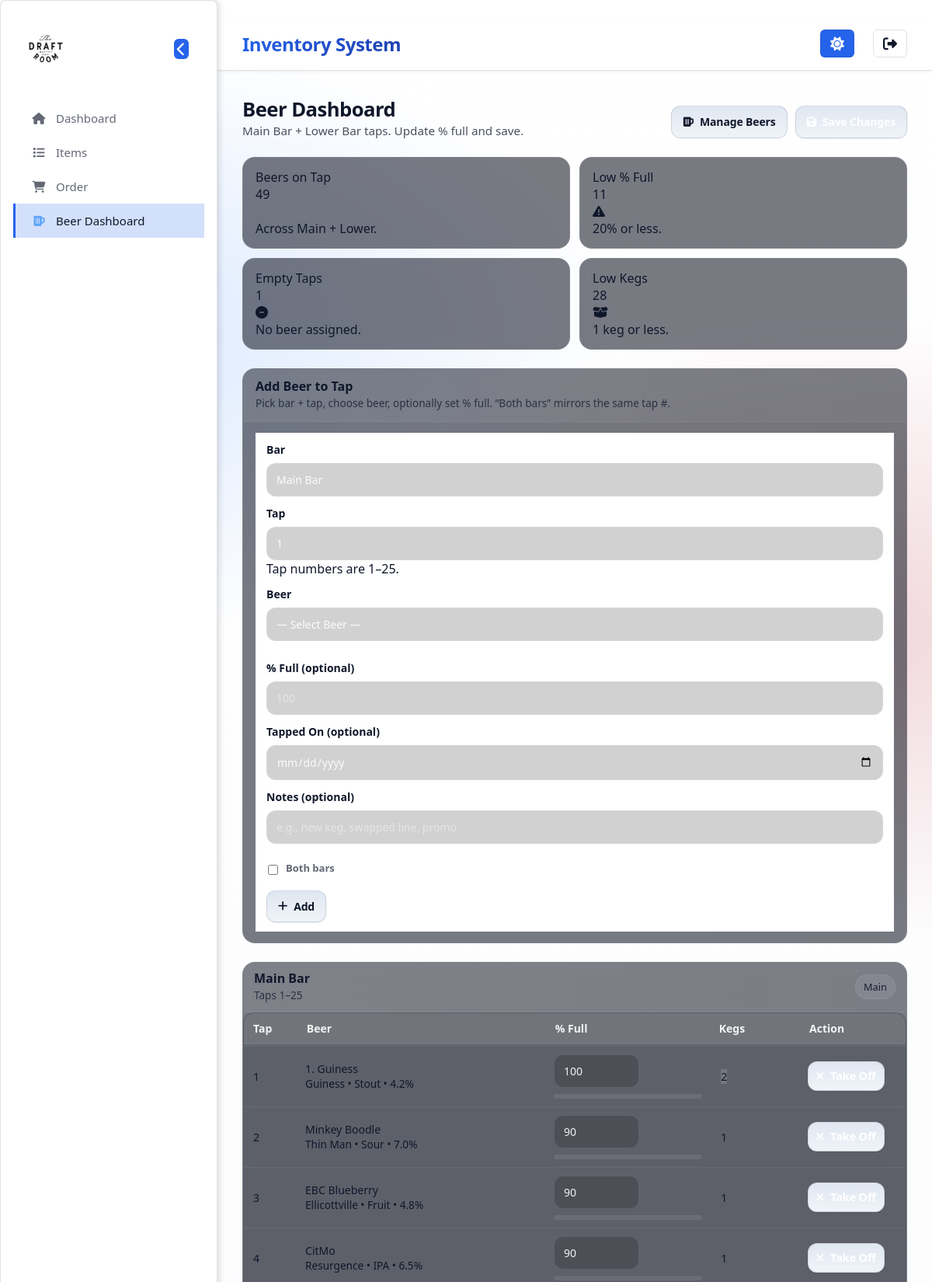
Screenshot of /beers/dashboard (upper part) with the database file from the repository.
### app.py (models this page shows)
class BeerTap(db.Model):
    __tablename__ = "beer_taps"
    id = db.Column(db.Integer, primary_key=True)
    bar_location = db.Column(db.String(20), nullable=False)
    beer_id = db.Column(db.Integer, db.ForeignKey("beers.id"), nullable=True)
    percent_remaining = db.Column(db.Integer, nullable=False, default=100)
    tapped_on = db.Column(db.Date, nullable=True)
    notes = db.Column(db.Text, nullable=True)
    updated_at = db.Column(db.DateTime, nullable=False, default=datetime.utcnow, onupdate=datetime.utcnow)

class Beer(db.Model):
    __tablename__ = "beers"
    id = db.Column(db.Integer, primary_key=True)
    name = db.Column(db.String(200), nullable=False)
    brewery = db.Column(db.String(200), nullable=True)
    style = db.Column(db.String(120), nullable=True)
    abv = db.Column(db.Float, nullable=True)
    cost = db.Column(db.Float, nullable=True)          # cost per keg
    price = db.Column(db.Float, nullable=True)         # selling price per pour
    keg_size = db.Column(db.String(40), nullable=True)
    cups_per_keg = db.Column(db.Integer, nullable=True)
    on_hand_kegs = db.Column(db.Integer, nullable=False, default=0)
    created_at = db.Column(db.DateTime, nullable=False, default=datetime.utcnow)
    taps = db.relationship("BeerTap", backref="beer", lazy=True)

### app.py (the view)
@app.route("/beers/dashboard", methods=["GET"])
def beers_dashboard():
    ensure_beer_taps()
    beers = Beer.query.order_by(Beer.brewery.asc().nullslast(), Beer.name.asc()).all()
    main_taps = BeerTap.query.filter_by(bar_location="main").order_by(BeerTap.id.asc()).all()
    lower_taps = BeerTap.query.filter_by(bar_location="lower").order_by(BeerTap.id.asc()).all()
    return render_template(
        "beers_dashboard.html",
        beers=beers,
        main_taps=main_taps,
        lower_taps=lower_taps
    )

### app.py (called while the page is built)
@app.before_request
def add_security_headers():
    pass  # Headers added in after_request

@app.after_request
def add_security_headers_response(response):
    response.headers["X-Frame-Options"] = "SAMEORIGIN"
    response.headers["X-XSS-Protection"] = "1; mode=block"
    response.headers["X-Content-Type-Options"] = "nosniff"
    response.headers["Content-Security-Policy"] = (
        "default-src 'self'; "
        "script-src 'self' https://cdnjs.cloudflare.com; "
        "style-src 'self' 'unsafe-inline' https://cdnjs.cloudflare.com; "
        "font-src 'self' https://cdnjs.cloudflare.com; "
        "img-src 'self' data:; "
        "connect-src 'self'; "
        "frame-ancestors 'self'"
    )
    response.headers["Referrer-Policy"] = "strict-origin-when-cross-origin"
    response.headers["Permissions-Policy"] = (
        "geolocation=(), "
        "microphone=(), "
        "camera=(), "
        "payment=()"
    )
    return response

def role_rank(role: str | None) -> int:
    if not role:
        return 0
    return ROLE_RANK.get(role.strip().lower(), 0)

def current_user() -> Optional["User"]:
    uid = session.get("user_id")
    if not uid:
        return None
    try:
        return User.query.get(int(uid))
    except Exception:
        return None

def current_user_role() -> str:
    if session.get("break_glass_admin") is True:
        return "admin"
    u = current_user()
    if not u:
        return ""
    return (u.role or "").lower()

def can_manage_users() -> bool:
    return current_user_role() == "admin"

def can_edit_inventory() -> bool:
    return role_rank(current_user_role()) >= ROLE_RANK["manager"]

@app.context_processor
def inject_user():
    u = current_user()
    return {
        "current_user": u,
        "auth_user": u,
        "auth_break_glass": bool(session.get("break_glass_admin") is True),
        "auth_role": current_user_role(),
        "can_edit_inventory": can_edit_inventory(),
        "can_manage_users": can_manage_users(),
    }

def ensure_beer_taps():
    for bar in ["main", "lower"]:
        existing = BeerTap.query.filter_by(bar_location=bar).count()
        if existing < 25:
            for _ in range(25 - existing):
                db.session.add(BeerTap(bar_location=bar, beer_id=None, percent_remaining=100))
            db.session.commit()

### templates/beers_dashboard.html (shortened to what this page needs)
{% extends "base.html" %}
{% block content %}
{% set ns = namespace(total_on_tap=0, low_percent=0, empty_taps=0, low_kegs=0) %}
{% for t in main_taps %}
  {% if t.beer %}
    {% set ns.total_on_tap = ns.total_on_tap + 1 %}
    {% if (t.percent_remaining or 0) <= 20 %}{% set ns.low_percent = ns.low_percent + 1 %}{% endif %}
    {% if (t.beer.on_hand_kegs or 0) <= 1 %}{% set ns.low_kegs = ns.low_kegs + 1 %}{% endif %}
  {% else %}
    {% set ns.empty_taps = ns.empty_taps + 1 %}
  {% endif %}
{% endfor %}
{% for t in lower_taps %}
  {% if t.beer %}
    {% set ns.total_on_tap = ns.total_on_tap + 1 %}
    {% if (t.percent_remaining or 0) <= 20 %}{% set ns.low_percent = ns.low_percent + 1 %}{% endif %}
    {% if (t.beer.on_hand_kegs or 0) <= 1 %}{% set ns.low_kegs = ns.low_kegs + 1 %}{% endif %}
  {% else %}
    {% set ns.empty_taps = ns.empty_taps + 1 %}
  {% endif %}
{% endfor %}
<div class="container-fluid py-3 beer-page">
  <div class="beer-header mb-3">
    <div>
      <h1 class="beer-title">Beer Dashboard</h1>
      <div class="beer-subtitle">Main Bar + Lower Bar taps. Update % full and save.</div>
    </div>
    <div class="beer-actions">
      <a class="btn btn-outline-secondary" href="/beers">
        <i class="fa-solid fa-beer-mug-empty me-1"></i> Manage Beers
      </a>
      <button class="btn btn-primary" type="submit" form="tapsSaveForm">
        <i class="fa-solid fa-floppy-disk me-1"></i> Save Changes
      </button>
    </div>
  </div>
  <div class="beer-analytics mb-3">
    <div class="beer-card">
      <div class="beer-card-body">
        <div class="beer-stat">
          <div>
            <div class="beer-stat-label">Beers on Tap</div>
            <div class="beer-stat-value">{{ ns.total_on_tap }}</div>
          </div>
          <div class="beer-stat-icon text-primary"></div>
        </div>
        <div class="beer-stat-foot">Across Main + Lower.</div>
      </div>
    </div>
    <div class="beer-card">
      <div class="beer-card-body">
        <div class="beer-stat">
          <div>
            <div class="beer-stat-label">Low % Full</div>
            <div class="beer-stat-value">{{ ns.low_percent }}</div>
          </div>
          <div class="beer-stat-icon text-warning"><i class="fa-solid fa-triangle-exclamation"></i></div>
        </div>
        <div class="beer-stat-foot">20% or less.</div>
      </div>
    </div>
    <div class="beer-card">
      <div class="beer-card-body">
        <div class="beer-stat">
          <div>
            <div class="beer-stat-label">Empty Taps</div>
            <div class="beer-stat-value">{{ ns.empty_taps }}</div>
          </div>
          <div class="beer-stat-icon text-secondary"><i class="fa-solid fa-circle-minus"></i></div>
        </div>
        <div class="beer-stat-foot">No beer assigned.</div>
      </div>
    </div>
    <div class="beer-card">
      <div class="beer-card-body">
        <div class="beer-stat">
          <div>
            <div class="beer-stat-label">Low Kegs</div>
            <div class="beer-stat-value">{{ ns.low_kegs }}</div>
          </div>
          <div class="beer-stat-icon text-danger"><i class="fa-solid fa-box-open"></i></div>
        </div>
        <div class="beer-stat-foot">1 keg or less.</div>
      </div>
    </div>
  </div>
  <div class="beer-card mb-3">
    <div class="beer-card-head">
      <div>
        <div class="beer-card-title">Add Beer to Tap</div>
        <div class="beer-card-subtitle">Pick bar + tap, choose beer, optionally set % full. “Both bars” mirrors the same tap #.</div>
      </div>
    </div>
    <div class="beer-card-body">
      <form method="POST" action="{{ url_for('assign_beer_to_tap') }}" id="assignForm">
        <div class="row g-3 align-items-end">
          <div class="col-12 col-md-4 col-xl-2">
            <label class="form-label">Bar</label>
            <select name="bar_pick" id="bar_pick" class="form-select" required>
              <option value="main">Main Bar</option>
            </select>
          </div>
          <div class="col-12 col-md-4 col-xl-2">
            <label class="form-label">Tap</label>
            <select name="tap_id" id="tap_id" class="form-select" required></select>
            <div class="form-text">Tap numbers are 1–25.</div>
          </div>
          <div class="col-12 col-md-4 col-xl-8">
            <label class="form-label">Beer</label>
            <select name="beer_id" class="form-select" required>
              <option value="">— Select Beer —</option>
            </select>
          </div>
        </div>
        <div class="row g-3 align-items-end mt-0">
          <div class="col-12 col-md-4 col-xl-2">
            <label class="form-label">% Full (optional)</label>
            <input type="number" class="form-control" name="set_percent" min="0" max="100" placeholder="100">
          </div>
          <div class="col-12 col-md-4 col-xl-2">
            <label class="form-label">Tapped On (optional)</label>
            <input type="date" class="form-control" name="tapped_on">
          </div>
          <div class="col-12 col-md-8 col-xl-5">
            <label class="form-label">Notes (optional)</label>
            <input type="text" class="form-control" name="notes" placeholder="e.g., new keg, swapped line, promo">
          </div>
          <div class="col-12 col-md-6 col-xl-2">
            <div class="form-check beer-check">
              <input class="form-check-input" type="checkbox" id="both_bars">
              <label class="form-check-label" for="both_bars">Both bars</label>
            </div>
          </div>
          <div class="col-12 col-md-6 col-xl-1">
            <button class="btn btn-success w-100" type="submit">
              <i class="fa-solid fa-plus me-1"></i> Add
            </button>
          </div>
        </div>
      </form>
    </div>
  </div>
  <div class="beer-panels">
    <div class="beer-card">
      <div class="beer-card-head beer-card-head-tight">
        <div>
          <div class="beer-card-title">Main Bar</div>
          <div class="beer-card-subtitle">Taps 1–25</div>
        </div>
        <span class="beer-pill">Main</span>
      </div>
      <div class="beer-table-wrap">
        <table class="table table-hover align-middle beer-table mb-0">
          <thead>
            <tr>
              <th class="col-tap">Tap</th>
              <th class="col-beer">Beer</th>
              <th class="col-percent">% Full</th>
              <th class="col-kegs">Kegs</th>
              <th class="col-action">Action</th>
            </tr>
          </thead>
          <tbody>
            {% for t in main_taps %}
              <tr>
                <td class="col-tap fw-semibold">{{ loop.index }}</td>
                <td class="col-beer">
                  {% if t.beer %}
                    <div class="fw-semibold">{{ t.beer.name }}</div>
                    <div class="text-muted small">
                      {% if t.beer.brewery %}{{ t.beer.brewery }}{% endif %}
                      {% if t.beer.style %}{% if t.beer.brewery %} • {% endif %}{{ t.beer.style }}{% endif %}
                      {% if t.beer.abv %}{% if t.beer.brewery or t.beer.style %} • {% endif %}{{ '%.1f'|format(t.beer.abv) }}%{% endif %}
                    </div>
                  {% else %}
                    <span class="text-muted">— Empty —</span>
                  {% endif %}
                </td>
                <td class="col-percent">
                  <div class="beer-percent">
                    <input
                      type="number"
                      min="0"
                      max="100"
                      class="form-control form-control-sm beer-percent-input"
                      name="percent_{{ t.id }}"
                      value="{{ t.percent_remaining }}"
                      form="tapsSaveForm"
                    >
                  </div>
                  {% if t.beer %}
                    <div class="progress beer-progress">
                    </div>
                  {% endif %}
                </td>
                <td class="col-kegs">
                  {% if t.beer %}
                    {% if (t.beer.on_hand_kegs or 0) <= 1 %}
                      <span class="badge text-bg-danger">{{ t.beer.on_hand_kegs }}</span>
                    {% else %}
                      <span class="badge text-bg-secondary">{{ t.beer.on_hand_kegs }}</span>
                    {% endif %}
                  {% else %}
                    <span class="text-muted">—</span>
                  {% endif %}
                </td>
                <td class="col-action">
                  {% if t.beer %}
                    <form method="POST" action="{{ url_for('remove_beer_from_tap') }}" class="m-0">
                      <button class="btn btn-outline-danger btn-sm" type="submit">
                        <i class="fa-solid fa-xmark me-1"></i> Take Off
                      </button>
                    </form>
                  {% else %}
                    <span class="text-muted">—</span>
                  {% endif %}
                </td>
              </tr>
            {% endfor %}
          </tbody>
        </table>
      </div>
    </div>
  </div>
</div>
{% endblock %}

### templates/base.html (shortened to what this page needs)
<!DOCTYPE html>
<html lang="en">
<head>
  <link rel="stylesheet" href="/static/style.css">
  <link rel="stylesheet" href="https://cdnjs.cloudflare.com/ajax/libs/font-awesome/6.4.0/css/all.min.css">
</head>
<body>
  <aside class="sidebar" id="sidebar">
    <div class="sidebar-header">
      <h2 class="sidebar-brand">
        <img src="{{ url_for('static', filename='favicon.svg') }}" alt="Draft Room Logo" class="sidebar-logo">
      </h2>
      <button class="sidebar-toggle" id="sidebarToggle" title="Collapse sidebar">
        <i class="fas fa-chevron-left"></i>
      </button>
    </div>
    <nav class="sidebar-nav">
      <a href="/" class="nav-item {% if request.path == '/' %}active{% endif %}" data-tooltip="Dashboard">
        <i class="fas fa-home"></i>
        <span>Dashboard</span>
      </a>
      <a href="/items" class="nav-item {% if '/items' in request.path %}active{% endif %}" data-tooltip="Items">
        <i class="fas fa-list"></i>
        <span>Items</span>
      </a>
      <a href="/order" class="nav-item {% if '/order' in request.path %}active{% endif %}" data-tooltip="Order Items">
        <i class="fas fa-shopping-cart"></i>
        <span>Order</span>
      </a>
      <a href="/beers/dashboard" class="nav-item {% if '/beers' in request.path %}active{% endif %}" data-tooltip="Beer Dashboard">
        <i class="fas fa-beer"></i>
        <span>Beer Dashboard</span>
      </a>
      <hr class="nav-divider">
    </nav>
  </aside>
  <main class="main-content">
    <header class="topbar">
      <div class="topbar-brand">
        <h1>Inventory System</h1>
      </div>
      <button class="theme-toggle" id="themeToggle" title="Toggle light/dark theme">
      </button>
      <a href="/logout" class="logout-btn" title="Logout">
        <i class="fas fa-sign-out-alt"></i>
      </a>
    </header>
    <div class="page-content">
      {% block content %}{% endblock %}
    </div>
  </main>
</body>
</html>

### rows the page displays
BeerTap: beer.name "1. Guiness", beer.brewery "Guiness", beer.style "Stout", percent_remaining "100", beer.on_hand_kegs "2"
Beer: beer.abv "4.2"
BeerTap: beer.name "Minkey Boodle", beer.brewery "Thin Man", beer.style "Sour", percent_remaining "90", beer.on_hand_kegs "1"
Beer: beer.abv "7.0"
BeerTap: beer.name "EBC Blueberry", beer.brewery "Ellicottville", beer.style "Fruit", percent_remaining "90", beer.on_hand_kegs "1"
Beer: beer.abv "4.8"
BeerTap: beer.name "CitMo", beer.brewery "Resurgence", beer.style "IPA", percent_remaining "90", beer.on_hand_kegs "1"
Beer: beer.abv "6.5"

### other values shown
{{ ns.total_on_tap }} "49"
{{ ns.low_percent }} "11"
{{ ns.empty_taps }} "1"
{{ ns.low_kegs }} "28"
